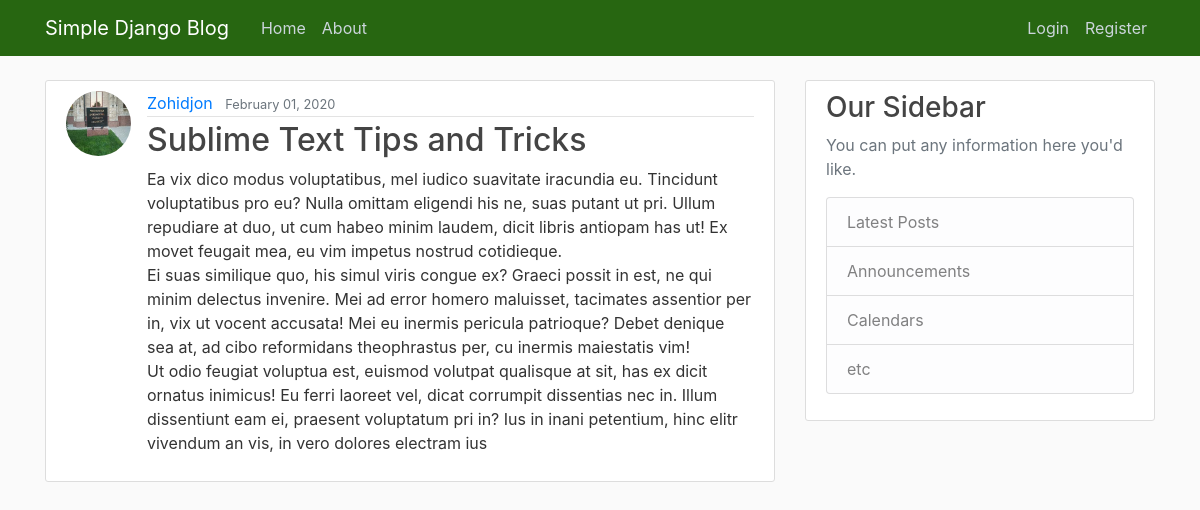
The page /post/18 on the database its author committed.
### blog/models.py (models this page shows, shortened)
class Post(models.Model):
    title = models.CharField(max_length=100)
    content = models.TextField()
    date_posted = models.DateField(default = timezone.now)
    author = models.ForeignKey(User, on_delete=models.CASCADE)

### users/models.py (models this page shows, shortened)
class Profile(models.Model):
    user = models.OneToOneField(User, on_delete=models.CASCADE)
    image = models.ImageField(default='default.jpg', upload_to='profile_pics')

### blog/views.py (the view)
# urls.py: path('post/<int:pk>', PostDetailView.as_view(), name = 'post-detail'),
class PostDetailView(DetailView):
    model = Post

### blog/templates/blog/post_detail.html (shortened to what this page needs)
{% extends "blog/base.html" %}
{% block content%}
    <article class="media content-section">
        <img class="rounded-circle article-img" src="{{ object.author.profile.image.url }}" alt="">
        <div class="media-body">
            <div class="article-metadata">
                <a class="mr-2" href="{% url 'user-posts' object.author.username %}">{{ object.author }}</a>
                <small class="text-muted">{{object.date_posted|date:"F d, Y" }}</small>
            </div>
            <h2  class="article-title">{{ object.title }}</h2>
            <p class="article-content">{{ object.content }}</p>
        </div>
    </article>
{% endblock content %}

### blog/static/blog/main.css (style rules this page uses)
body { background: #fafafa; color: #333333; margin-top: 5rem; }
h1, h2, h3, h4, h5, h6 { color: #444444; }
.content-section { background: #ffffff; padding: 10px 20px; border: 1px solid #dddddd; border-radius: 3px; margin-bottom: 20px; }
.article-title { color: #444444; }
.article-content { white-space: pre-line; }
.article-img { height: 65px; width: 65px; margin-right: 16px; }
.article-metadata { padding-bottom: 1px; margin-bottom: 4px; border-bottom: 1px solid #e3e3e3 }

### rows shown on the page
Post: author.profile.image (picture), author "Zohidjon", date_posted "February 01, 2020", title "Sublime Text Tips and Tricks", content "Ea vix dico modus voluptatibus, mel iudico suavitate iracundia eu. Tincidunt voluptatibus pro eu? Nulla omittam eligendi his ne, suas putant ut pri. Ullum repudiare at duo, ut cum habeo minim laudem, dicit libris antiopam has ut! Ex movet feugait mea, eu vim impetus nostrud cotidieque. Ei suas similique quo, his simul viris congue ex? Graeci possit in est, ne qui minim delectus invenire. Mei ad error homero maluisset, tacimates assentior per in, vix ut vocent accusata! Mei eu inermis pericula patrioque? Debet denique sea at, ad cibo reformidans theophrastus per, cu inermis maiestatis vim! Ut odio feugiat voluptua est, euismod volutpat qualisque at sit, has ex dicit ornatus inimicus! Eu…"
